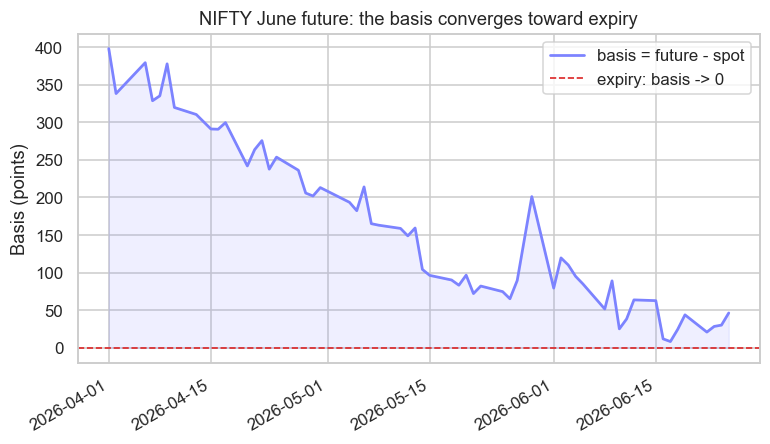

The Python source for this figure:
# The basis collapses to zero as expiry nears: NIFTY June future minus spot over its life.
import os
from pathlib import Path

import matplotlib

matplotlib.use("Agg")
import matplotlib.pyplot as plt
import seaborn as sns
from openalgo import api

client = api(
    api_key=os.getenv("OPENALGO_API_KEY", "your_api_key_here"),
    host=os.getenv("OPENALGO_HOST", "http://127.0.0.1:5000"),
)

# The June contract is expiring now, so we can watch its full convergence.
START, END = "2026-04-01", "2026-06-28"
spot = client.history(symbol="NIFTY", exchange="NSE_INDEX", interval="D",
                      start_date=START, end_date=END)["close"]
fut = client.history(symbol="NIFTY30JUN26FUT", exchange="NFO", interval="D",
                     start_date=START, end_date=END)["close"]

basis = (fut - spot).dropna()            # points of premium, day by day

sns.set_theme(style="whitegrid")
fig, ax = plt.subplots(figsize=(8, 4.4))
ax.plot(basis.index, basis.values, color="#7c83ff", lw=1.8, label="basis = future - spot")
ax.fill_between(basis.index, basis.values, 0, color="#7c83ff", alpha=0.12)
ax.axhline(0, color="#dc2626", lw=1.1, ls="--", label="expiry: basis -> 0")
ax.set_title("NIFTY June future: the basis converges toward expiry")
ax.set_ylabel("Basis (points)")
ax.legend(loc="upper right")
fig.autofmt_xdate()
plt.savefig(Path(__file__).with_suffix(".png"), dpi=110, bbox_inches="tight")

print(
    f"SUMMARY: NIFTY June basis fell from {basis.iloc[0]:+.0f} pts on "
    f"{basis.index[0].date()} to {basis.iloc[-1]:+.0f} pts by "
    f"{basis.index[-1].date()} as expiry approached."
)
